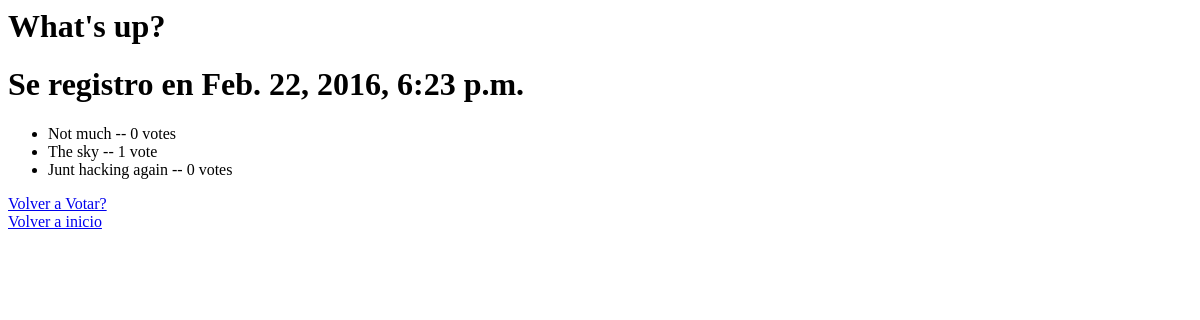
/polls/1/results/, run on an earlier commit of the app's database.
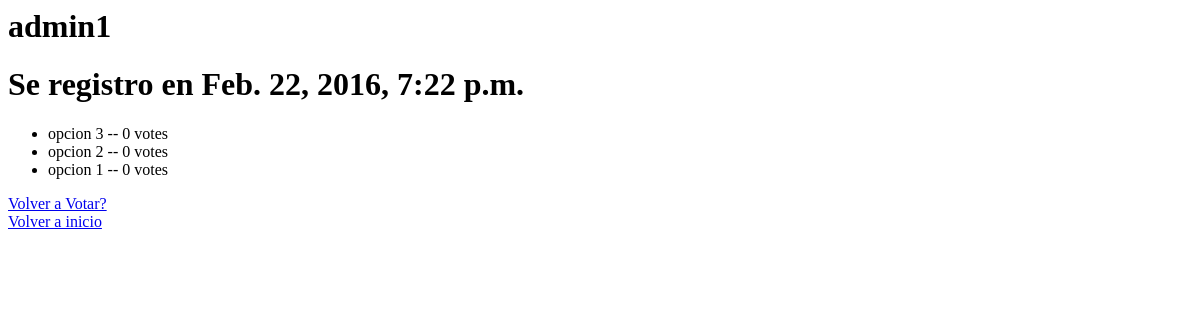
And on a later commit of the database.
### polls/models.py (models this page shows, shortened)
@python_2_unicode_compatible  #Si solo es necesario para apoyar a python2
class Question(models.Model):
    question_text = models.CharField(max_length=200)
    pub_date = models.DateTimeField('date published')
    def was_published_recently(self):
        return self.pub_date >= timezone.now() - datetime.timedelta(days=1)
    was_published_recently.admin_order_field = 'pub_date'
    was_published_recently.boolean = True
    was_published_recently.short_description = 'Published recently?'

@python_2_unicode_compatible  # si solo es necesario para apoyar a python2
class Choice(models.Model):
    question = models.ForeignKey(Question, on_delete=models.CASCADE)
    choice_text = models.CharField(max_length=200)
    votes = models.IntegerField(default=0)

### polls/views.py (the view)
# urls.py: url(r'^(?P<pk>[0-9]+)/results/$', views.ResultsView.as_view(), name='results'),
class ResultsView(generic.DetailView):
    model = Question
    template_name = 'polls/results.html'

### polls/templates/polls/results.html
<h1>{{ question.question_text }}</h1>
<h1>Se registro en {{ question.pub_date }}</h1>
<ul>
{% for choice in question.choice_set.all %}
    <li>{{ choice.choice_text }} -- {{ choice.votes }} vote{{ choice.votes|pluralize }}</li>
{% endfor %}
</ul>
<a href="{% url 'polls:detail' question.id %}">Volver a Votar?</a></br>
<a href="{% url 'polls:index' %}">Volver a inicio</a>

What changed in the data, as far as the page shows it:
changed Question: question_text "What's up?" → "admin1"; pub_date "Feb. 22, 2016, 6:23 p.m." → "Feb. 22, 2016, 7:22 p.m."
changed Choice: choice_text "Not much" → "opcion 3"
changed Choice: choice_text "The sky" → "opcion 2"; votes "1" → "0"
changed Choice: choice_text "Junt hacking again" → "opcion 1"
